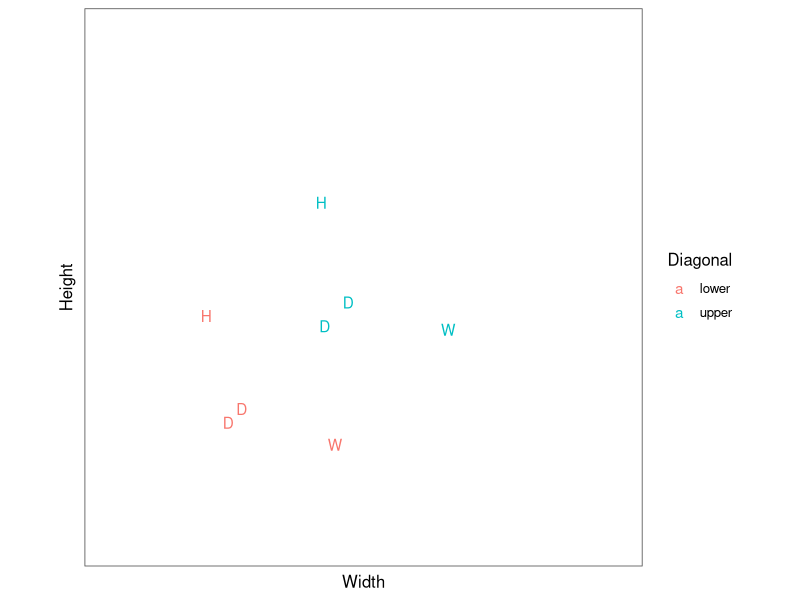

This chart was generated by the following R code: (Note: this script raises an error after producing the figure.)
# create stimuli for comparability exp
# UPDATED TO BE HARDER
# RATHER THAN 35 and 20, DISTANCE = 35 & 20
# catch & fillers are created on the fly during experiment
# spring 2025
# setup ======================================================================
# clear environment
rm(list=ls())

# libraries
library(tidyverse)
library(here)

# necessary functions
distance <- function(a,b) sqrt( (a[1]-b[1])^2 + (a[2]-b[2])^2  )
compute_tdd <- function(stim,area) round((1-prod(stim)/area),digits=2)*100

# make stim ======================================================================

# three diagonals
h_upper <- c(125,200)
w_upper <- rev(h_upper)

h_lower <- c(57,133)
w_lower <- rev(h_lower)

# distances are approximately the same across diagonals9
distance(h_lower,w_lower)
distance(h_upper,w_upper)

# areas of each diagonal
area_lower <- prod(h_lower)
area_upper <- prod(h_upper)

# decoy areas - lower diagonal
area_lower_35 <- area_lower*.65
area_lower_20 <- area_lower*.80

# make decoys - lower diagonal
d_lower_35 <- round(rep(sqrt(area_lower_35),2))
d_lower_20 <- round(rep(sqrt(area_lower_20),2))

# tdd check
compute_tdd(d_lower_35, area_lower)
compute_tdd(d_lower_20, area_lower)

# decoy areas - upper diagonal
area_upper_35 <- area_upper*.65
area_upper_20 <- area_upper*.80

# make decoys - upper diagonal
d_upper_35 <- round(rep(sqrt(area_upper_35),2))
d_upper_20 <- round(rep(sqrt(area_upper_20),2))

# tdd check
compute_tdd(d_upper_35, area_upper)
compute_tdd(d_upper_20, area_upper)

# combine stim ======================================================================
# combine all stim in tmp matrix
stim_tmp <- rbind(
  "h_lower_0"=h_lower,
  "w_lower_0"=w_lower,
  "d_lower_35"=d_lower_35,
  "d_lower_20"=d_lower_20,
  "h_upper_0"=h_upper,
  "w_upper_0"=w_upper,
  "d_upper_35"=d_upper_35,
  "d_upper_20"=d_upper_20
)

# combine into nice df
all_stim <- tibble(
  name=rownames(stim_tmp),
  w=unname(stim_tmp[,1]),
  h=unname(stim_tmp[,2])
) %>%
  separate(name,into=c("name","diag","distance")) %>%
  mutate(distance=as.numeric(distance),
         distance=na_if(distance,0),
         area=h*w)

# plotting ======================================================================
p <- all_stim %>%
  mutate(name=toupper(name)) %>%
  ggplot(aes(w,h,col=diag))+
  geom_text(aes(label=name))+
  labs(x="Width",y="Height")+
  scale_color_discrete(name="Diagonal")+
  scale_x_continuous(breaks=c(0,150,300))+
  scale_y_continuous(breaks=c(0,150,300))+
  coord_fixed(xlim=c(0,300),ylim=c(0,300))+
  ggthemes::theme_few()+
  theme(axis.text = element_blank(),
        axis.ticks = element_blank())

# saving stim ======================================================================
p
ggsave(filename=here("specs","stim.jpg"),width=4,height=4)
write_csv(all_stim,file=here("specs","all_stim.csv"))

# catch stim ========================================================================
dlower_w <- seq(h_lower[1],w_lower[1])
dlower_h <- lm(h_lower~w_lower)$coefficients["(Intercept)"]-dlower_w

dupper_w <- seq(h_upper[1],w_upper[1])
dupper_h <- lm(h_upper~w_upper)$coefficients["(Intercept)"]-dupper_w

par(pty='s')
plot(NA,NA,xlim=c(0,300),ylim=c(0,300),xlab="w",ylab="h")
points(dlower_w,dlower_h,pch=".")
points(dupper_w,dupper_h,pch=".")

# catch stim ========================================================================
min(all_stim$w)
max(all_stim$w)
min(all_stim$h)
max(all_stim$h)

w <- runif(10000, 57, 200)
h <- runif(10000, 57, 200)
par(pty='s')
plot(NA,NA,xlim=c(0,300),ylim=c(0,300),xlab="w",ylab="h")
points(w,h,pch=".")
a <- w*h
hist(a)
